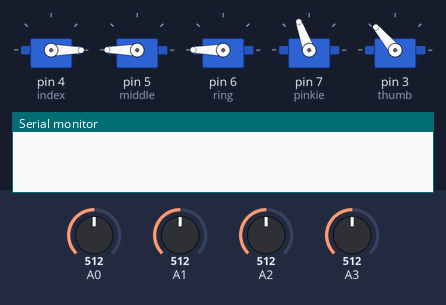
The sketch below on a simulated Arduino Uno, built with avr-gcc and run on an emulated ATmega328P. On the bench: 5 × servo, the last lines printed to the serial monitor. The inputs (shaded band) are chosen by the test bench; at power-on: A0 = 512, A1 = 512, A2 = 512, A3 = 512. Random numbers use the default seed unless the sketch sets one.

Above: at 0.1 s.
At 24.1 s:
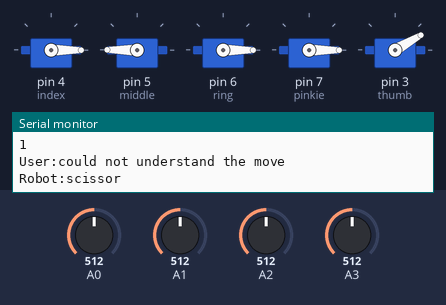
Timing chart, 0 to 33.5 s (numbered marks = the images above):
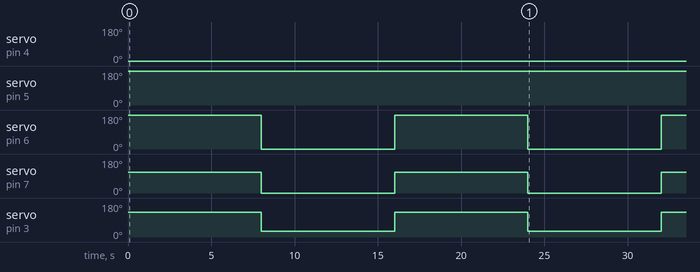

Measured:
- by itself, servo on pin 6 (ring): alternates 180° for 8.0 s and 0° for 8.0 s
- by itself, servo on pin 7 (pinkie): alternates 110° for 8.0 s and 0° for 8.0 s
- by itself, servo on pin 3 (thumb): alternates 130° for 8.0 s and 30° for 8.0 s

The sketch:

Main.ino
```cpp
#include <Servo.h>
Servo index, middle, ring, pinkie, thumb;
    int thumb_bent = 30;
    int thumb_straight = 130;
    int index_bent = 180;
    int index_straight = 0;
    int middle_bent = 90;
    int middle_straight = 180;
    int ring_bent = 0;
    int ring_straight = 180;
    int pinkie_bent = 0;
    int pinkie_straight = 110;

void setup() {
  // put your setup code here, to run once:
  randomSeed(analogRead(A5)); //use unused input pin instead of 0

  index.attach(4);
  middle.attach(5);
  ring.attach(6);
  pinkie.attach(7);
  thumb.attach(3);
  Serial.begin(9600);
          index.write(index_straight);
        middle.write(middle_straight);
        ring.write(ring_straight);
        pinkie.write(pinkie_straight);
        thumb.write(thumb_straight);

}

String playRobot(){
  //change values according to testing


    char choiceList[] = {'r','p','s'};
    int i = random(0,3);
    if (choiceList[i] == 'p'){
        index.write(index_straight);
        middle.write(middle_straight);
        ring.write(ring_straight);
        pinkie.write(pinkie_straight);
        thumb.write(thumb_straight);
        return "paper";
      }
    else if (choiceList[i] == 'r'){
        index.write(index_bent);
        middle.write(middle_bent);
        ring.write(ring_bent);
        pinkie.write(pinkie_bent);
        thumb.write(thumb_bent);
        return "rock";
      }
    else{
        index.write(index_straight);
        middle.write(middle_straight);
        ring.write(ring_bent);
        pinkie.write(pinkie_bent);
        thumb.write(thumb_bent);
        return "scissor";
      }

  }

String playUser(int userList[]){
    if (userList[0] == 1 && userList[1] == 0 && userList[2] == 0 && userList[3] == 0 && userList[4] == 0){
        return "paper";
      }
    else if (userList[0] == 1 && userList[1] == 1 && userList[2] == 1 && userList[3] == 1 && userList[4] == 1){
        return "rock";
      }
    else if (userList[0] == 1 && userList[1] == 0&& userList[2] == 0 && userList[3] == 1 && userList[4] == 1){
        return "scissor";
      }
    else{
        return "could not understand the move";
      }
  }

void loop() {
  delay(5000);
  int user_thumb = 0;
  int user_index = 0;
  int user_middle = 0;
  int user_ring = 0;
  int user_pinkie = 0;
  Serial.println("3");
  delay(1000);
  Serial.println("2");
  delay(1000);
  Serial.println("1");
  delay(1000);


  int val0 = analogRead(A0);
  if (val0 > 890){
    user_pinkie = 1;
    }
  int val1 = analogRead(A1);
  if(val1 > 180){
    user_ring = 1;
  }
  int val2 = analogRead(A2);
  if(val2 > 700){
    user_middle = 1;
  }
  int val3 = analogRead(A3);
  if(val3 > 150){
    user_index = 1;
  }
//  int val4 = analogRead(A4);
//  if(val4 > 870){
//    user_thumb = 1;
//  }
  user_thumb = 1;
  int userList[5] = {user_thumb, user_index, user_middle, user_ring, user_pinkie};
  String player_move = playUser(userList);
  Serial.print("User:");
  Serial.println(player_move);
  String robot_move = playRobot();
  Serial.print("Robot:");
  Serial.println(robot_move);
//  if (player_move.equals("could not understand the move")){
//      Serial.println("could not understand the move");
//    }
  if (player_move.equals(robot_move)){
      Serial.println("Its A Draw!");
    }
  else if (player_move.equals("scissor")){
      if (robot_move.equals("rock")){
          Serial.println("You Lose!");
        }
      else if (robot_move.equals("paper")){
          Serial.println("You Win!");
        }
    }
  else if (player_move.equals("paper")){
      if (robot_move.equals("rock")){
          Serial.println("You Win!");
        }
      else if (robot_move.equals("scissor")){
          Serial.println("You Lose!");
        }
    }
  else if (player_move.equals("rock")){
      if (robot_move.equals("paper")){
          Serial.println("You Lose!");
        }
      else if (robot_move.equals("scissor")){
          Serial.println("You Win!");
        }
    }


}
```
